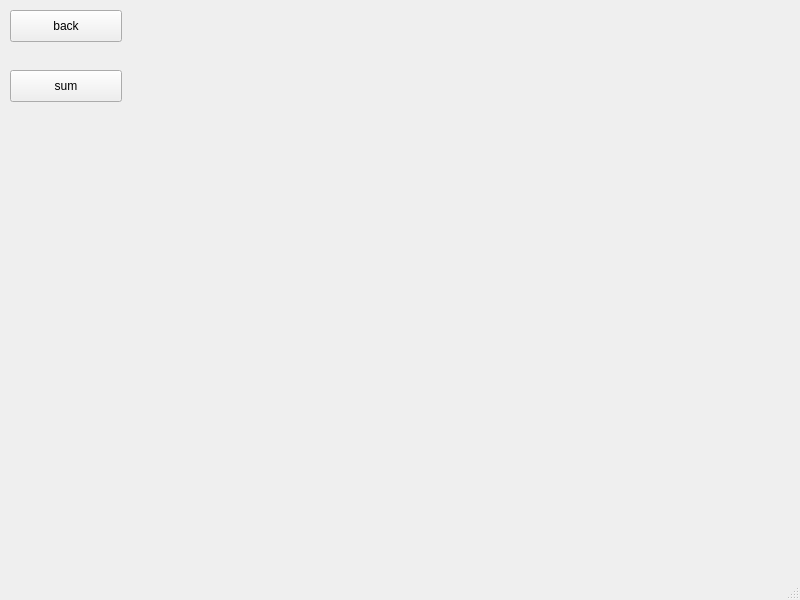
<?xml version="1.0" encoding="UTF-8"?>
<ui version="4.0">
 <class>PolynomMainWindow</class>
 <widget class="QMainWindow" name="PolynomMainWindow">
  <property name="geometry">
   <rect>
    <x>0</x>
    <y>0</y>
    <width>800</width>
    <height>600</height>
   </rect>
  </property>
  <property name="windowTitle">
   <string>Polynoms</string>
  </property>
  <widget class="QWidget" name="centralwidget">
   <widget class="QPushButton" name="back">
    <property name="geometry">
     <rect>
      <x>10</x>
      <y>10</y>
      <width>112</width>
      <height>32</height>
     </rect>
    </property>
    <property name="text">
     <string>back</string>
    </property>
   </widget>
   <widget class="QPushButton" name="sum">
    <property name="geometry">
     <rect>
      <x>10</x>
      <y>70</y>
      <width>112</width>
      <height>32</height>
     </rect>
    </property>
    <property name="text">
     <string>sum</string>
    </property>
   </widget>
  </widget>
  <widget class="QMenuBar" name="menubar">
   <property name="geometry">
    <rect>
     <x>0</x>
     <y>0</y>
     <width>800</width>
     <height>22</height>
    </rect>
   </property>
  </widget>
  <widget class="QStatusBar" name="statusbar"/>
 </widget>
 <resources/>
 <connections/>
</ui>
